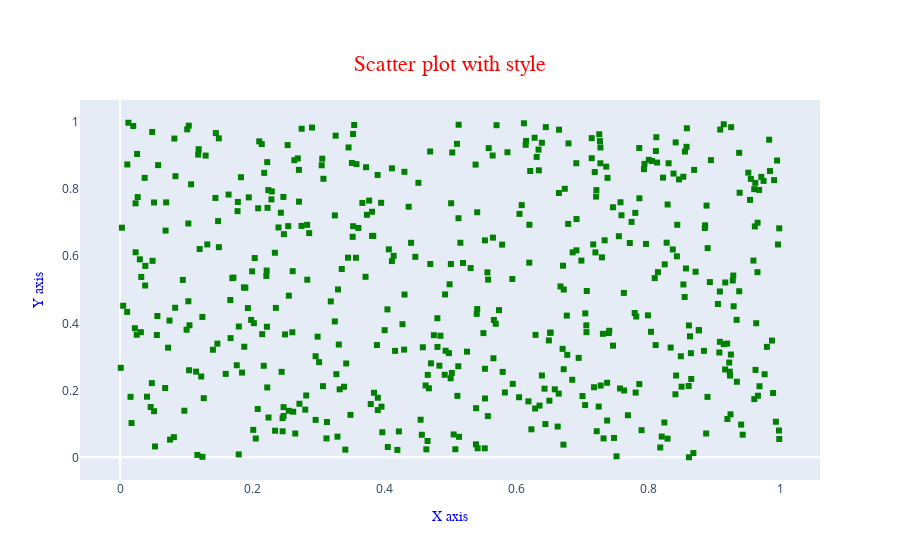

Write notebook code for a chart like this one.
### Code cell
# 3 Scatter plot for random 500 x and y coordinates and style it

x = np.random.rand(500)
y = np.random.rand(500)

fig = px.scatter(x=x, y=y, title="Scatter plot with style",
                 labels={'x':'X axis', 'y':'Y axis'})
fig.update_traces(
    marker = dict(
        symbol='square',
        color="green"
    ),
)
fig.update_layout(
    xaxis = dict(
        showgrid = False,
        title_font = dict(size=14, color='blue', family="Arial"),
    ),
    yaxis = dict(
        showgrid = False,
        title_font = dict(size=14, color='blue', family="Arial"),
    ),
    title= dict(
        x=0.5,
        y=0.9,
    ),
    title_font = dict(
        family='Times New Roman',
        size = 22,
        color='red'
    ),
)
fig.show()

### Figure 1 — Plotly figure (JSON) as saved in the notebook; plotly's stock layout.template omitted (floating-point values rounded to 4 significant figures; data arrays with more than 128 entries replaced by an {"elided": "..."} marker saying what was removed)
{"data": [{"hovertemplate": "X axis=%{x}<br>Y axis=%{y}<extra></extra>", "legendgroup": "", "marker": {"color": "green", "symbol": "square"}, "mode": "markers", "name": "", "orientation": "v", "showlegend": false, "type": "scatter", "x": {"elided": "500 float values"}, "xaxis": "x", "y": {"elided": "500 float values"}, "yaxis": "y"}], "layout": {"legend": {"tracegroupgap": 0}, "title": {"font": {"color": "red", "family": "Times New Roman", "size": 22}, "text": "Scatter plot with style", "x": 0.5, "y": 0.9}, "xaxis": {"anchor": "y", "domain": [0, 1], "showgrid": false, "title": {"font": {"color": "blue", "family": "Arial", "size": 14}, "text": "X axis"}}, "yaxis": {"anchor": "x", "domain": [0, 1], "showgrid": false, "title": {"font": {"color": "blue", "family": "Arial", "size": 14}, "text": "Y axis"}}}}
